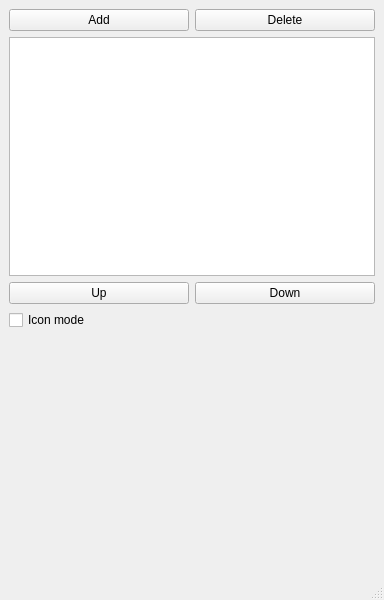
<?xml version="1.0" encoding="UTF-8"?>
<ui version="4.0">
 <class>MainWindow</class>
 <widget class="QMainWindow" name="MainWindow">
  <property name="geometry">
   <rect>
    <x>0</x>
    <y>0</y>
    <width>384</width>
    <height>600</height>
   </rect>
  </property>
  <property name="windowTitle">
   <string>MainWindow</string>
  </property>
  <widget class="QWidget" name="centralwidget">
   <layout class="QVBoxLayout" name="verticalLayout">
    <item>
     <layout class="QHBoxLayout" name="horizontalLayout_2">
      <item>
       <widget class="QPushButton" name="addPushButton">
        <property name="text">
         <string>Add</string>
        </property>
       </widget>
      </item>
      <item>
       <widget class="QPushButton" name="dekPushButton">
        <property name="text">
         <string>Delete</string>
        </property>
       </widget>
      </item>
     </layout>
    </item>
    <item>
     <widget class="QListView" name="listView"/>
    </item>
    <item>
     <layout class="QHBoxLayout" name="horizontalLayout">
      <item>
       <widget class="QPushButton" name="upPushButton">
        <property name="text">
         <string>Up</string>
        </property>
       </widget>
      </item>
      <item>
       <widget class="QPushButton" name="downPushButton">
        <property name="text">
         <string>Down</string>
        </property>
       </widget>
      </item>
     </layout>
    </item>
    <item>
     <widget class="QCheckBox" name="checkBox">
      <property name="text">
       <string>Icon mode</string>
      </property>
     </widget>
    </item>
    <item>
     <spacer name="verticalSpacer">
      <property name="orientation">
       <enum>Qt::Vertical</enum>
      </property>
      <property name="sizeHint" stdset="0">
       <size>
        <width>20</width>
        <height>217</height>
       </size>
      </property>
     </spacer>
    </item>
   </layout>
  </widget>
  <widget class="QMenuBar" name="menubar">
   <property name="geometry">
    <rect>
     <x>0</x>
     <y>0</y>
     <width>384</width>
     <height>22</height>
    </rect>
   </property>
  </widget>
  <widget class="QStatusBar" name="statusbar"/>
 </widget>
 <resources/>
 <connections/>
</ui>
